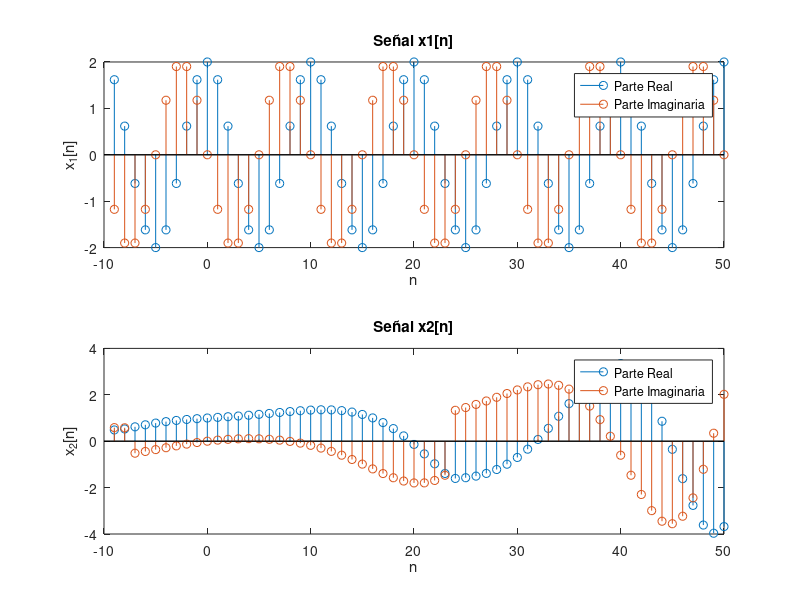
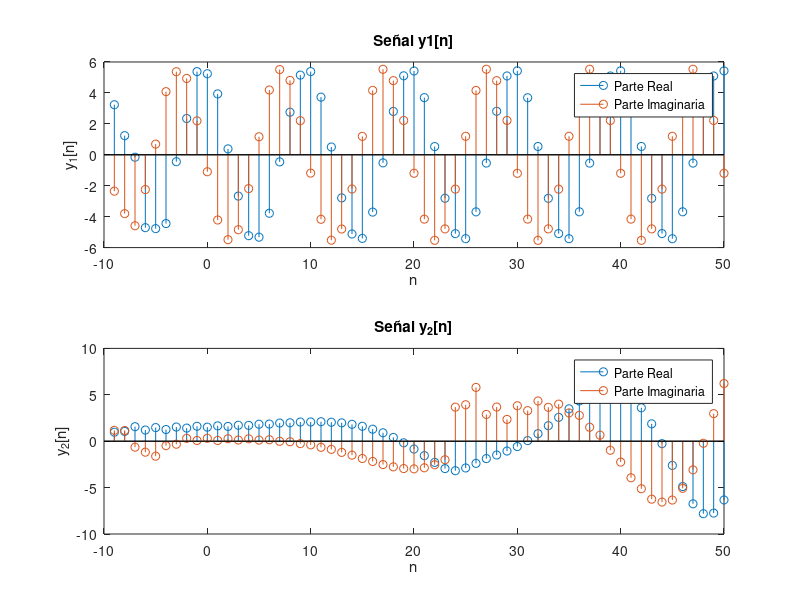
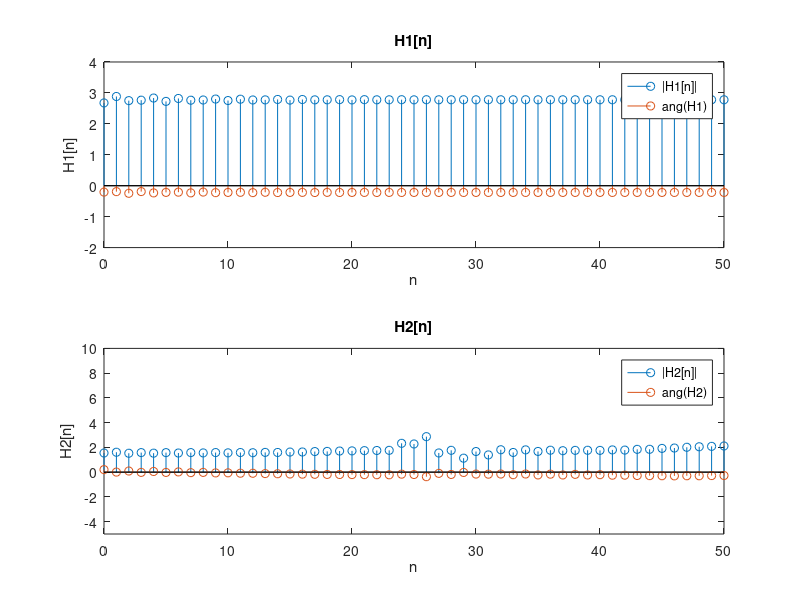
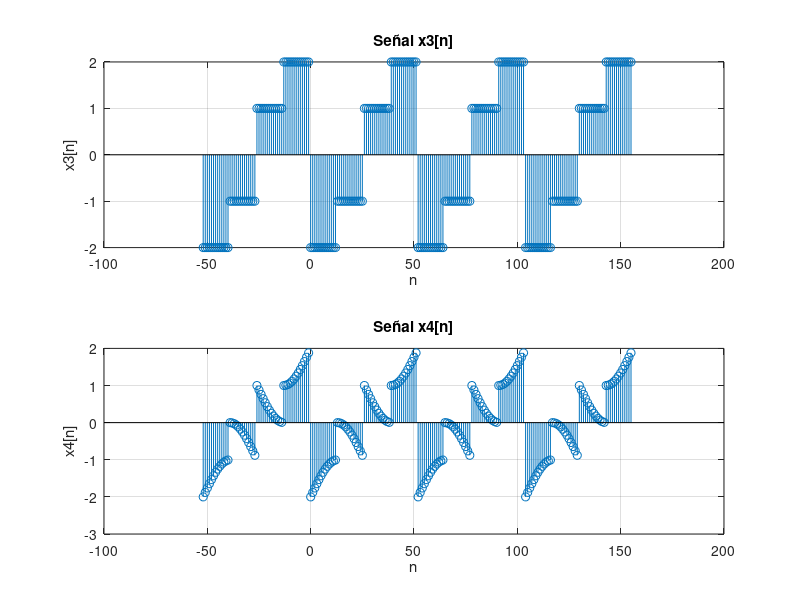

The MATLAB script that drew these images, in order:
%%
%Author: 
%  ___                                                       _     __      
% /\_ \                                                    /' \  /'_ `\    
% \//\ \   __  __   ___     __      ____   ___ ___   _ __ /\_, \/\ \L\ \   
%   \ \ \ /\ \/\ \ /'___\ /'__`\   /',__\/' __` __`\/\`'__\/_/\ \ \___, \  
%    \_\ \\ \ \_\ /\ \__//\ \L\.\_/\__, `/\ \/\ \/\ \ \ \/   \ \ \/__,/\ \ 
%    /\____\ \____\ \____\ \__/.\_\/\____\ \_\ \_\ \_\ \_\    \ \_\   \ \_\
%    \/____/\/___/ \/____/\/__/\/_/\/___/ \/_/\/_/\/_/\/_/     \/_/    \/_/
%%

clear; 
close all;
clc;

%%
% Ejercicio 1:
ini = -10;
n = ini+1:50;
x1_n = ( 2*1i*sin( (2*pi*n)/5 ) + 2*cos( (2*pi*n)/5 ) ) .* exp( (-1i*3*pi*n)/5);
x2_n = (sin( n/5 + (1i*pi)/2 ) ).^(n/30);

%%
% Apartado a)

% Graficar las señales
figure;

% Gráfico para x1[n]
subplot(2, 1, 1);
stem(n, real(x1_n));
title('Señal x1[n]');
xlabel('n');
ylabel('x_1[n]');
hold on
stem(n, imag(x1_n));
hold off
legend('Parte Real', 'Parte Imaginaria');

% Gráfico para x2[n]
subplot(2, 1, 2);
stem(n, real(x2_n));
title('Señal x2[n]');
xlabel('n');
ylabel('x_2[n]');
hold on
stem(n,imag(x2_n));
hold off
legend('Parte Real', 'Parte Imaginaria');

%%
% Apartado b)
% Energía de las señales
E_x1_n = sum(abs(x1_n).^2);
E_x2_n = sum(abs(x2_n).^2);

%%
% Apartado c)

a = [1 0 -1/3 1/3];
b = [2 0 0 -1/2];

y1_n = filter(b,a,x1_n);
y2_n = filter(b,a,x2_n);

% Graficar las señales
figure;

% Gráfico para y1[n]
subplot(2, 1, 1);
stem(n, real(y1_n));
title('Señal y1[n]');
xlabel('n');
ylabel('y_1[n]');
hold on
stem(n, imag(y1_n));
hold off
legend('Parte Real', 'Parte Imaginaria');

% Gráfico para x2[n]
subplot(2, 1, 2);
stem(n, real(y2_n));
title('Señal y_2[n]');
xlabel('n');
ylabel('y_2[n]');
hold on
stem(n,imag(y2_n));
hold off
legend('Parte Real', 'Parte Imaginaria');
%%
% Energía de las señales de salida
E_y1_n = sum(abs(y1_n).^2);
E_y2_n = sum(abs(y2_n).^2);

%%
H1 = y1_n./x1_n; % Esta función no se estabiliza, no es autofunción
H2 = y2_n./x2_n; % Mirando en los valores finales de H2 tiende al autovalor
                 % 0.110151837684940 - 0.348873989385023j. Por tanto es autofunción.

% Esto NO es necesario pero ayuda a visualizarlo
figure();

subplot(2,1,1)
stem(n,abs(H1))
title('H1[n]')
xlabel('n')
ylabel('H1[n]')
ylim([-2,4])
xlim([0,50])
hold on
stem(n,angle(H1))
hold off
legend('|H1[n]|','ang(H1)')


subplot(2,1,2)
stem(n,abs(H2))
title('H2[n]')
xlabel('n')
ylabel('H2[n]')
ylim([-5,10])
xlim([0,50])

hold on
stem(n,angle(H2))
legend('|H2[n]|','ang(H2)')
hold off

%%
% Apartado 2)
n = -52:1:156-1;
x3_n_periodo = [repmat(-2, 1, 13) repmat(-1, 1, 13) ones(1,13) repmat(2, 1, 13)];

x3_n = repmat(x3_n_periodo, 1, 4); % Se repite 4 veces porque (156 + 52)/(4 * 13) = 4

x4_n = x3_n + sin((pi*n)/26);
%%
% e)
% Graficar
figure;

subplot(2,1,1)
stem(n, x3_n);
title('Señal x3[n]');
xlabel('n');
ylabel('x3[n]');
grid on

subplot(2,1,2)
stem(n, x4_n);
title('Señal x4[n]');
xlabel('n');
ylabel('x4[n]');
grid on

% Energía de las señales:
E_x3_n = sum(abs(x3_n).^2);
E_x4_n = sum(abs(x4_n).^2);

period_x4_n = 52; %Por la propia definición de la señal u observando el gráfico u observando el tamaño
                  % del array x3_n_periodo. 

                  
%%
% i)
n_grafica = 0:51;
x4_n_periodo = x4_n(1:period_x4_n); % Cogemos solo 1 periodo

a_k = (1/period_x4_n)*fft(x4_n_periodo);

% Graficar los ak
figure;

subplot(2,1,1)
stem(n_grafica, abs(a_k))
xlabel('k');
ylabel('|a_k|');
xlim([0 51])
title('Coeficientes a_k (modulo)')
grid on

subplot(2,1,2)
stem(n_grafica, angle(a_k))
xlabel('k');
ylabel('fase a_k');
xlim([0 51])
title('Coeficientes a_k (fase)')
grid on

%% 
n2 = 0:51;
% Inicializamos b_k con ceros
b_k = zeros(size(a_k));

% Asignamos los valores de a_k en las posiciones pares de b_k
b_k(1:2:end) = a_k(1:2:end);

% Graficar los bk
figure;

subplot(2,1,1)
stem(n2, abs(b_k))
xlabel('k');
ylabel('|b_k|');
xlim([0,52])
title('Coeficientes b_k (modulo)')
grid on

subplot(2,1,2)
stem(n2, angle(b_k))
xlabel('k');
ylabel('fase b_k');
xlim([0,52])
title('Coeficientes b_k (fase)')
grid on

%%
% Calcular y4[n] a partir de los b_k

N = length(b_k);
y4_n = N*ifft(b_k);

% Definir el rango de n
n2 = 0:N-1;

% Mostrar el resultado
figure;

stem(n2, y4_n);
title('Señal y4[n]')
xlim([0 51])
xlabel('n');
ylabel('(2 periodos) y_4[n]');

% Energía de la señal y4[n]:
E_y4_n = sum(abs(y4_n).^2);
